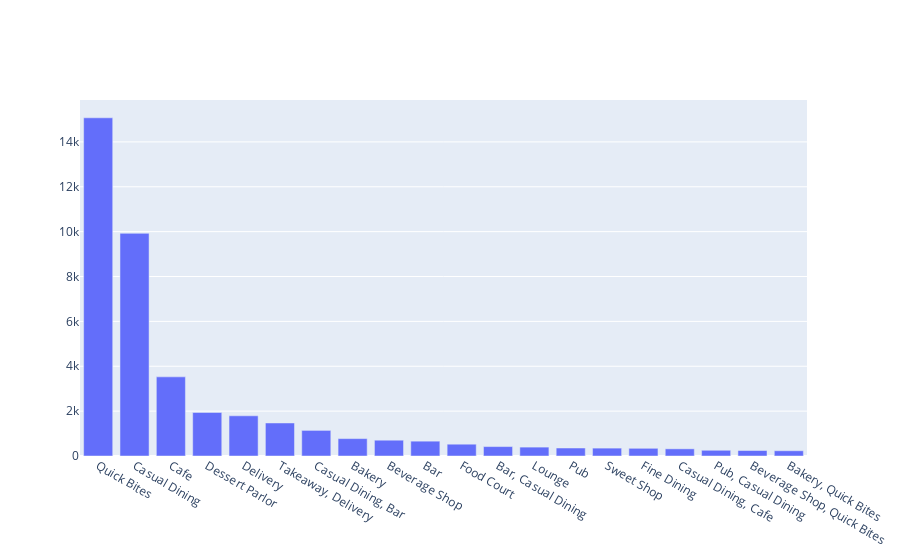

Notebook cell for this chart:
### Markdown cell above
#### The graph below represents the top 20 restaurants in Bangalore by the number of establishments

### Code cell
iplot([trace1])

### Figure 1 — Plotly figure (JSON) as saved in the notebook; plotly's stock layout.template omitted (floating-point values rounded to 4 significant figures)
{"data": [{"type": "bar", "x": ["Quick Bites", "Casual Dining", "Cafe", "Dessert Parlor", "Delivery", "Takeaway, Delivery", "Casual Dining, Bar", "Bakery", "Beverage Shop", "Bar", "Food Court", "Bar, Casual Dining", "Lounge", "Pub", "Sweet Shop", "Fine Dining", "Casual Dining, Cafe", "Pub, Casual Dining", "Beverage Shop, Quick Bites", "Bakery, Quick Bites"], "y": [15073, 9923, 3527, 1939, 1791, 1472, 1141, 775, 704, 661, 526, 420, 396, 356, 351, 343, 319, 255, 244, 234]}], "layout": {}}
